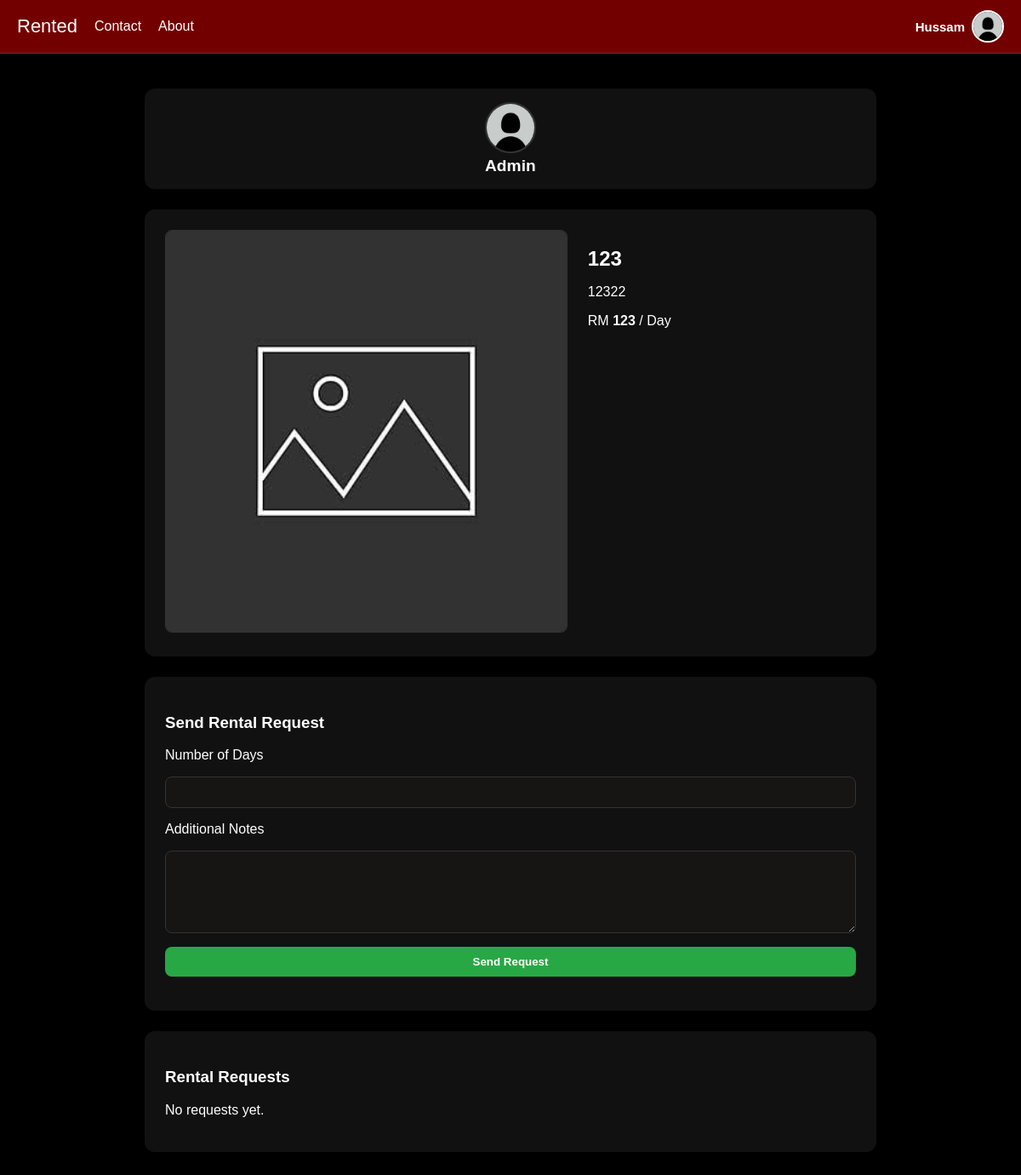
Screenshot of /listing/1 (signed in) with the database file from the repository.
### app.py (models this page shows)
class User(db.Model):
    id = db.Column(db.Integer, primary_key=True)
    username = db.Column(db.String(150), unique=True, nullable=False)
    email = db.Column(db.String(150), unique=True, nullable=True)
    password = db.Column(db.String(150), nullable=False)
    profile_pic = db.Column(db.String(300), default="profile_pics/default.png")
    is_admin = db.Column(db.Boolean, default=False)
    created_at = db.Column(db.DateTime, default=datetime.utcnow)
    listings = db.relationship("Listing", backref="user", cascade="all, delete-orphan")

class Listing(db.Model):
    id = db.Column(db.Integer, primary_key=True)
    title = db.Column(db.String(150), nullable=False)
    description = db.Column(db.Text, nullable=False)
    price = db.Column(db.Float, nullable=False)
    image = db.Column(db.String(300), default="default_listing.png")
    user_id = db.Column(db.Integer, db.ForeignKey('user.id'), nullable=False)
    created_at = db.Column(db.DateTime, default=datetime.utcnow)
    requests = db.relationship(
        "RentRequest",
        backref="parent_listing",   # <-- renamed to avoid conflict
        cascade="all, delete-orphan"
    )

### app.py (the view, shortened to what this page needs)
@app.route("/listing/<int:id>", methods=["GET", "POST"])
def view_listing(id):
    listing = Listing.query.get_or_404(id)
    approved_request = next((req for req in listing.requests if req.status == "Approved"), None)
    return render_template(
        "view_listing.html",
        listing=listing,
        requests=listing.requests,
        approved_request=approved_request,  # pass to template
        current_time=datetime.utcnow()       # so templates can compute timeago
    )

### app.py (called while the page is built)
@app.context_processor
def inject_user():
    if "user_id" in session:
        user = User.query.get(session["user_id"])
        return dict(user=user)
    return dict(user=None)

### templates/view_listing.html (shortened to what this page needs)
{% extends "base.html" %}
{% block content %}
<div class="container wide-container">
  <div class="owner-header">
    <div class="user-left">
      {% if listing.user and listing.user.profile_pic %}
        <img src="{{ url_for('static', filename=listing.user.profile_pic) }}"
             alt="{{ listing.user.username }}'s profile picture"
             class="listing-profile-pic">
      {% else %}
        <img src="{{ url_for('static', filename='profile_pics/default.png') }}"
             alt="Default profile picture"
             class="listing-profile-pic">
      {% endif %}
      <span class="listing-username">{{ listing.user.username }}</span>
    </div>
  </div>
  <div class="listing-info">
    <div class="listing-image">
      <img src="{{ url_for('static', filename='listing_images/' ~ (listing.image or 'default_listing.png')) }}"
           alt="{{ listing.title }}">
    </div>
    <div class="listing-details">
      <div class="listing-text">
        <h2>{{ listing.title }}</h2>
        <p>{{ listing.description }}</p>
        <p>RM <strong>{{ listing.price | int }}</strong> / Day</p>
      </div>
    </div>
  </div>
  {% set approved_request = requests | selectattr("status", "equalto", "Approved") | list %}
  {% if user and user.id != listing.user_id and not approved_request %}
    {% set existing_user_request = requests | selectattr("renter_id", "equalto", user.id) | list %}
    {% if not existing_user_request %}
    <div class="rent-form">
      <h3>Send Rental Request</h3>
      <form method="POST">
        <label for="days">Number of Days</label>
        <input type="number" id="days" name="days" min="1" required>
        <label for="description">Additional Notes</label>
        <textarea id="description" name="description" rows="5"></textarea>
        <div class="rent-form-footer">
          <button type="submit">Send Request</button>
        </div>
      </form>
    </div>
    {% endif %}
  {% endif %}
{% if not approved_request %}
<div class="rental-requests">
  <h3>Rental Requests</h3>
  {% if requests %}
    {% for req in requests %}
    <div class="request-card">
      <div class="request-info">
        <strong>{{ req.renter.username if req.renter else 'N/A' }}</strong> requested <strong>{{ req.days }}</strong> days
        {% if req.created_at %}
          {% set diff = current_time - req.created_at %}
          {% if diff.total_seconds() < 3600 %}
            <small class="request-time">{{ (diff.total_seconds() // 60)|int }} minutes ago</small>
          {% elif diff.total_seconds() < 86400 %}
            <small class="request-time">{{ (diff.total_seconds() // 3600)|int }} hours ago</small>
          {% else %}
            <small class="request-time">{{ (diff.total_seconds() // 86400)|int }} days ago</small>
          {% endif %}
        {% endif %}
        {% if req.description %}
          <p><em>Contact Number:</em> {{ req.description }}</p>
        {% endif %}
        <p><strong>Status:</strong> {{ req.status }}</p>
      </div>
      <div class="request-actions">
        {% if user and user.id == req.renter_id %}
        <a href="{{ url_for('edit_request', request_id=req.id) }}" class="btn-edit">✏️ Edit</a>
        <form action="{{ url_for('delete_request', request_id=req.id) }}" method="POST" style="display:inline;">
          <button type="submit" class="btn-delete">🗑️ Delete</button>
        </form>
        {% endif %}
        {% if user and user.id == listing.user_id and req.status != 'Declined' %}
        <form action="{{ url_for('approve_request', request_id=req.id) }}" method="POST" style="display:inline;">
          <button type="submit" class="btn-approve">✅ Approve</button>
        </form>
        <form action="{{ url_for('decline_request', request_id=req.id) }}" method="POST" style="display:inline;">
          <button type="submit" class="btn-decline">❌ Decline</button>
        </form>
        {% endif %}
      </div>
    </div>
    {% endfor %}
  {% else %}
    <p>No requests yet.</p>
  {% endif %}
</div>
{% endif %}
</div>
{% endblock %}

### templates/base.html (shortened to what this page needs)
<!DOCTYPE html>
<html lang="en">
<head>
</head>
<body>
  <nav class="navbar">
    <div class="nav-left">
      <a href="{{ url_for('home') }}" class="logo">Rented</a>
      <a href="{{ url_for('contact') }}">Contact</a>
      <a href="{{ url_for('about') }}">About</a>
    </div>
    <div class="nav-right">
      {% if session.get('user_id') %}
        <div class="user-info">
          <span class="username">{{ user.username }}</span>
          <img src="{{ url_for('static', filename=user.profile_pic) }}" alt="Profile" class="profile-pic">
        </div>
      {% else %}
        <div class="auth-buttons">
          <a href="{{ url_for('login') }}" class="auth-link">Login</a>
          <a href="{{ url_for('signup') }}" class="auth-link">Sign Up</a>
        </div>
      {% endif %}
    </div>
  </nav>
  <div class="container">
    {% block content %}{% endblock %}
  </div>
</body>
</html>

### templates/base.html (style rules this page uses)
*, *::before, *::after { box-sizing: border-box; }
body { margin: 0; font-family: Arial, sans-serif; background: #000; color: #fff; min-height: 100vh; padding-top: 80px; }
a { text-decoration: none; color: inherit; }
.navbar { display: flex; justify-content: space-between; align-items: center; background: #730000; padding: 12px 20px; position: fixed; top: 0; left: 0; right: 0; z-index: 1000; border-bottom: 1px solid #444; }
.nav-left { display: flex; align-items: center; gap: 20px; }
.navbar a { color: #fff; font-weight: 500; }
.logo { font-family: 'Arial Black', sans-serif; font-size: 22px; color: #000; }
.user-info { display: flex; align-items: center; gap: 8px; position: relative; }
.username { font-weight: bold; font-size: 15px; }
.profile-pic { width: 38px; height: 38px; border-radius: 50%; object-fit: cover; cursor: pointer; border: 2px solid #fff; }
.container { max-width: 1000px; margin: 0 auto; padding: 24px; }

### templates/view_listing.html (style rules this page uses)
.wide-container { max-width: 900px; margin: 0 auto; padding: 0 20px; color: #fff; }
.owner-header { display: flex; justify-content: center; align-items: center; gap: 16px; margin-bottom: 24px; background: #111; padding: 16px; border-radius: 12px; }
.listing-profile-pic { width: 60px; height: 60px; border-radius: 50%; object-fit: cover; border: 2px solid #333; }
.listing-username { font-weight: bold; font-size: 1.2rem; display: flex; align-items: center; }
.listing-info { display: flex; gap: 24px; flex-wrap: wrap; align-items: stretch; background: #111; padding: 24px; border-radius: 12px; margin-bottom: 24px; }
.listing-image { flex: 3; min-width: 250px; text-align: center; }
.listing-image img { width: 100%; height: auto; border-radius: 8px; border: 1px solid #333; }
.listing-details { flex: 2; min-width: 250px; display: flex; flex-direction: column; justify-content: space-between; }
.listing-text h2 { margin-bottom: 16px; }
.listing-text p { margin-bottom: 8px; }
.rent-form, .approved-request, .rental-requests { background: #111; padding: 24px; border-radius: 12px; margin-bottom: 24px; }
.rent-form label, .rent-form input, .rent-form textarea, .rent-form button { display: block; width: 100%; margin-bottom: 16px; }
.rent-form input, .rent-form textarea { background: #171414; color: #fff; border-radius: 8px; border: 1px solid #333; padding: 10px; }
.rent-form-footer { display: flex; justify-content: space-between; align-items: center; }
.rent-form button { background: #28a745; color: #fff; border: none; padding: 10px 20px; border-radius: 8px; cursor: pointer; font-weight: bold; }

### rows the page displays
User: username "Hussam", profile_pic (placeholder picture)
User: profile_pic (placeholder picture), user.username "Admin"
Listing: image (placeholder picture), title "123", description "12322", price "123"
